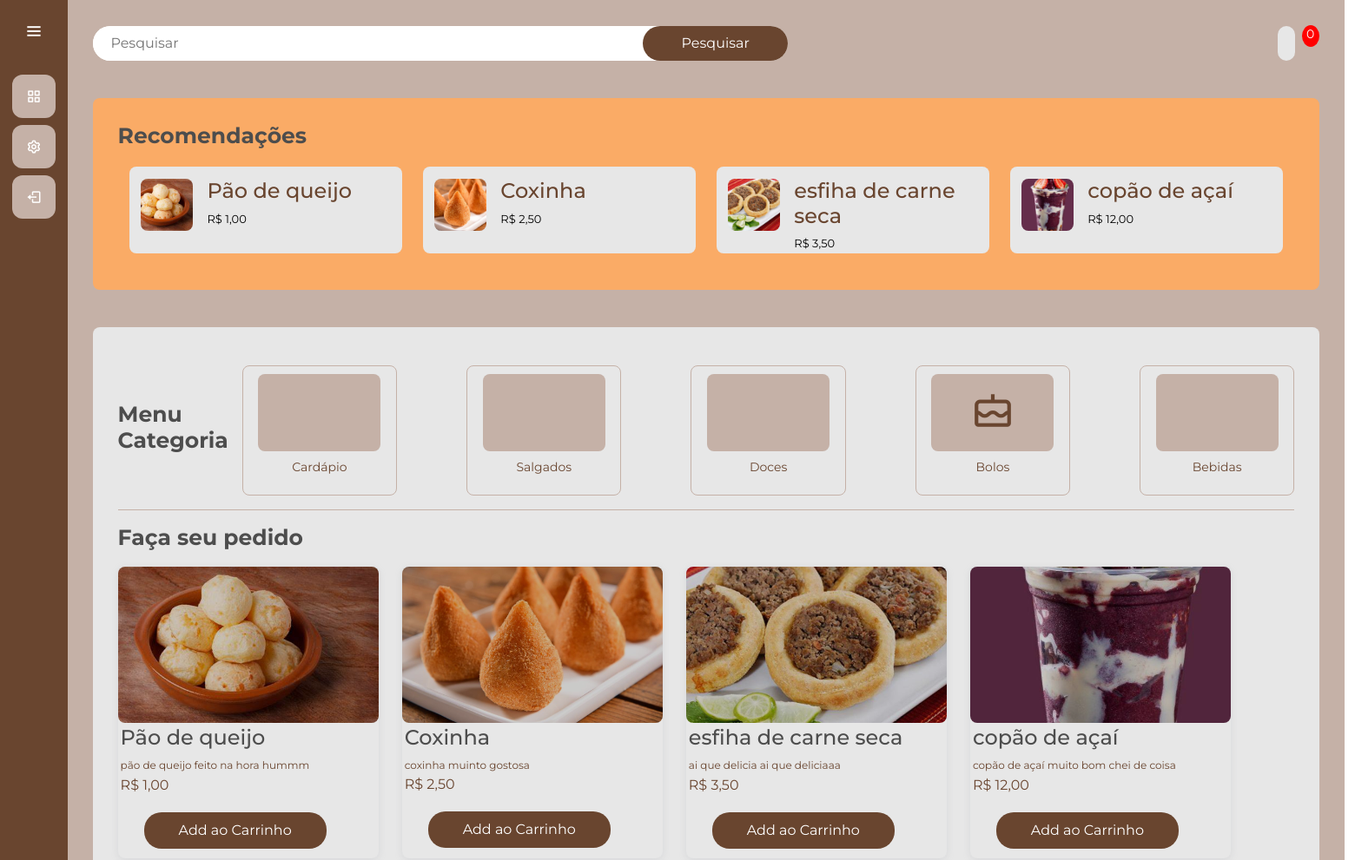
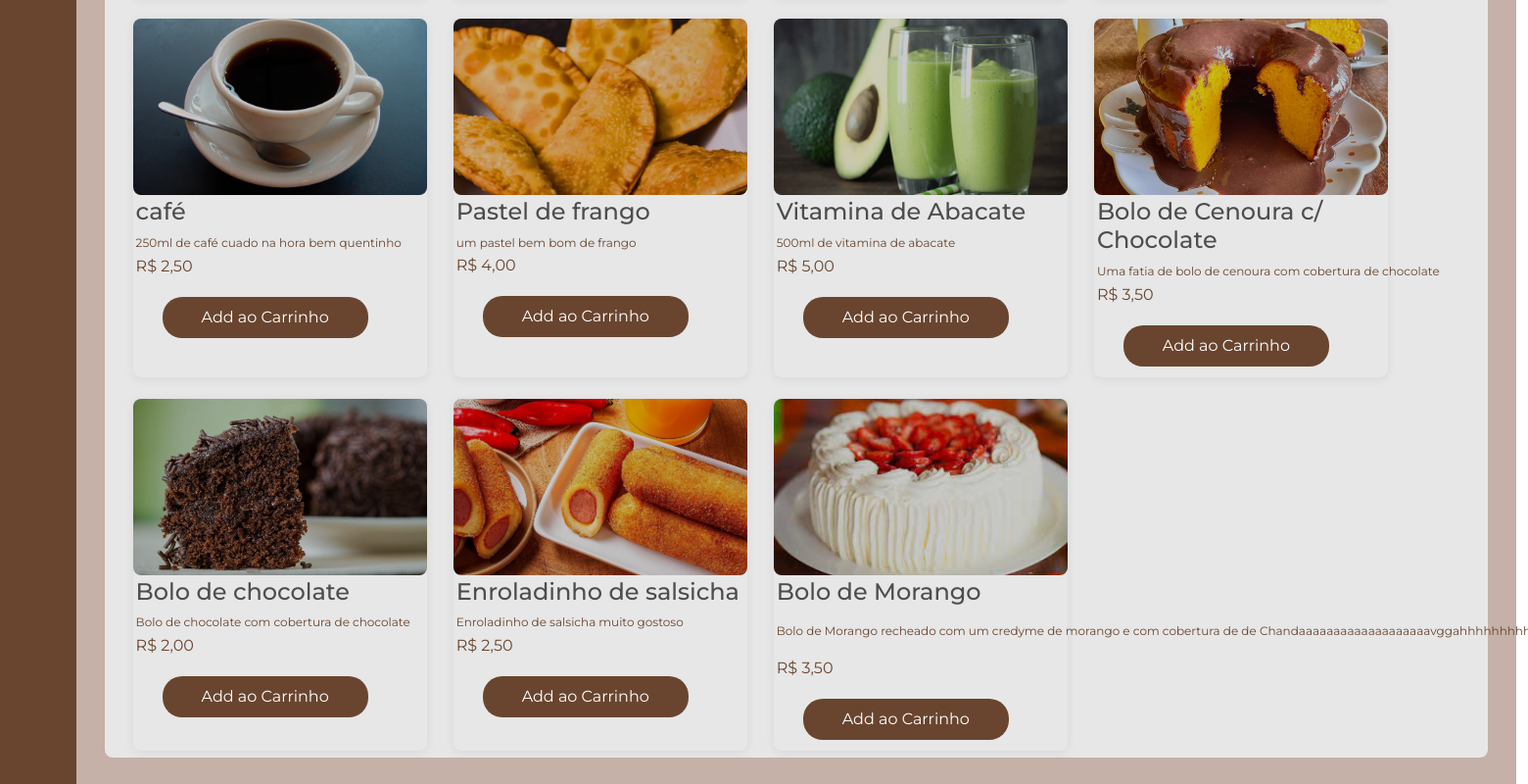
The app's page /usuarios/ (signed in) with its own data (2 pictures, top to bottom).
### gerenciamento/models.py (models this page shows, shortened)
class Produto(models.Model):
    CATEGORIA_CHOICES = [
        ('doce', 'Doce'),
        ('salgado', 'Salgado'),
        ('bebida', 'Bebida'),
        ('bolo', 'Bolo')
    ]
    id_produto = models.AutoField(primary_key=True)
    nome_produto = models.CharField(max_length=255)
    descricao = models.CharField(max_length=255)
    preco = models.FloatField()
    ingredientes = models.ManyToManyField(Ingrediente, through='ProdutoIngrediente')
    categoria = models.CharField(max_length=15, choices=CATEGORIA_CHOICES, default='salgado')
    imagem = models.ImageField(upload_to='media/', null=True, blank=True)
    @property
    def imageURL(self):
        try:
            url = self.imagem.url
        except:
            url = ''
        return url

### usuarios/views.py (the view)
# urls.py: path('', views.principal, name='usuarios'),
@login_required(login_url='/usuarios/cadastro/')
def principal(request):
    produtos_list = Produto.objects.all()
    if request.user.is_authenticated:
        pedido, criado = Pedido.objects.get_or_create(cliente=request.user, data=datetime.datetime.now() , completo=False)
        itens = pedido.pedidoproduto_set.all()
        carrinho_itens = pedido.get_carrinho_itens
    else:
        itens = []
        carrinho_itens = {'get_carrinho_total': 0, 'get_carrinho_itens': 0}
    ingredientes_produto = {}
    for produto in produtos_list:
        ingredientes_produto[produto.id_produto] = produto.ingredientes.all()
    contexto = {'pedido':pedido ,'produtos': produtos_list, 'itens': itens, 'carrinho_itens': carrinho_itens, 'ingredientes_produto': ingredientes_produto}
    return render(request, 'principal.html', contexto)

### gerenciamento/models.py (called while the page is built)
    @property
    def get_carrinho_itens(self):
        pedido_produtos = self.pedidoproduto_set.all()
        total = sum([item.quantidade_comprada for item in pedido_produtos])
        return total

### usuarios/models.py (called while the page is built)
    def __str__(self) -> str:
        return self.username

### usuarios/templates/principal.html (shortened to what this page needs)
{% extends "cliente.html" %}
{% load static %}
{% block 'head' %}
    <link rel="stylesheet" href="{% static 'usuarios/css/telaprincipal.css' %}">
    <link rel="stylesheet" href="{% static 'gerenciamento/css/gerenciamento.css' %}">
    <link href='https://unpkg.com/boxicons@2.1.4/css/boxicons.min.css' rel='stylesheet'>
{% endblock %}
{% block 'dashboard' %}
<body>
    <div class="main">
        <div class="main-navbar">
            <div class="search">
                <form id="pesquisa-produto" method="GET" action="{% url 'pesquisar_produto' %}">
                    <input type="text" placeholder="Pesquisar" name="Pesquisar" value="{{termo_pesquisa}}">
                    <button class="search-btn">Pesquisar</button>
                </form>
            </div>
            <div class="profile">
                <a class="cart" href="{% url 'carrinho' %}"></a>
                <p id="cart-total">{{carrinho_itens|floatformat:0}}</p>
            </div>
        </div>
        <div class="main-highlight">
            <div class="main-header">
                <h2 class="main-title">Recomendações</h2>
            </div>
            <div class="highlight-wrapper">
                {% for produto in produtos|slice:":4" %}
                    <div class="highlight-card">
                        <img class="highlight-img" src="{{ produto.imagem.url }}" alt="{{ produto.nome_produto }}">
                        <div class="highlight-desc">
                            <h4>{{ produto.nome_produto }}</h4>
                            <p>R$ {{ produto.preco|floatformat:2 }}</p>
                        </div>
                    </div>
                {% endfor %}
            </div>
        </div>
        <div class="main-menus">
            <div class="main-filter">
                <div>
                    <h2 class="main-title">Menu<br>Categoria</h2>
                </div>
                <div class="filter-wrapper">
                    <div class="filter-card category-filter" data-category="cardapio">
                        <div class="filter-icon">
                        </div>
                        <p>Cardápio</p>
                    </div>
                    <div class="filter-card category-filter" data-category="salgado">
                        <div class="filter-icon">
                        </div>
                        <p>Salgados</p>
                    </div>
                    <div class="filter-card category-filter" data-category="doce">
                        <div class="filter-icon">
                        </div>
                        <p>Doces</p>
                    </div>
                    <div class="filter-card category-filter" data-category="bolo">
                        <div class="filter-icon">
                            <i class='bx bx-cake'></i>
                        </div>
                        <p>Bolos</p>
                    </div>
                    <div class="filter-card category-filter" data-category="bebida">
                        <div class="filter-icon">
                        </div>
                        <p>Bebidas</p>
                    </div>
                </div>
            </div>
            <hr class="divider">
            <div class="main-detail">
                <h2 class="main-title">Faça seu pedido</h2>
                <div class="detail-wrapper">
                    {% for produto in produtos %}
                    <div class="detail-card produto-card {{ produto.categoria }}">
                        <a class="detail-icon" href="{% url 'produto' produto.id_produto %}">
                            <img class="detail-img" src="{{ produto.imageURL }}" alt="{{ produto.nome_produto }}">
                        </a>
                        <div class="detail-desc">
                            <div class="detail-name">
                                <h4>{{produto.nome_produto}}</h4>
                                <p class="detail-sub">{{produto.descricao}}</p>
                                <p class="price">R$ {{produto.preco|floatformat:2}}</p>
                            </div>
                        </div>
                        <div class="row">
                            <button type="button" data-produto="{{produto.id_produto}}" data-action="add" class="btn botao-add-carrinho add-btn update-cart">Add ao Carrinho</button>
                        </div>
                    </div>
                    {% endfor %}
                </div>
            </div>
        </div>
    </div>
</body>
{% endblock %}

### templates/static/general/css/base.css (style rules this page uses)
* { margin: 0; padding: 0; box-sizing: border-box; font-family: "Montserrat" , sans-serif; }
body { background-color: hsl(0, 0%, 98%); }
h1,h2,h3,h4,h5,h6 { color:hsl(0, 0%, 30%); }
#cart-total { display: block; text-align: center; color:#fff; background-color: red; width: 20px; height: 25px; border-radius: 50%; font-size: 14px; }
.btn { border-radius: 0; }

### templates/static/general/css/general.css (style rules this page uses)
:root { --main-color: #c5b1a7; --dark-color: #69452F; --light-color: #E7E7E7; --contrast-color: #faab66; --differential-color: #4b280b; --red-color: #9E7047; }

### templates/static/gerenciamento/css/gerenciamento.css (style rules this page uses)
:root { --main-color: #c5b1a7; --dark-color: #69452F; --light-color: #E7E7E7; --contrast-color: #faab66; --differential-color: #4b280b; --red-color: #9E7047; }
.main-title { font-size: 25px; font-weight: 700; align-self: center; }
.row { display: flex; font-weight: 600; padding: 0px 20px 0px 20px; }
.botao-add-carrinho { background-color: var(--dark-color); color: white; border: none; border-radius: 20px; width: 210px; cursor: pointer; padding: 9px; align-self: center; margin: 0px 5px 5px 25px; }

### records on screen
Produto: imagem (picture), nome_produto "Pão de queijo", preco "1,00", imageURL (picture), descricao "pão de queijo feito na hora hummm"
Produto: imagem (picture), nome_produto "Coxinha", preco "2,50", imageURL (picture), descricao "coxinha muinto gostosa"
Produto: imagem (picture), nome_produto "esfiha de carne seca", preco "3,50", imageURL (picture), descricao "ai que delicia ai que deliciaaa"
Produto: imagem (picture), nome_produto "copão de açaí", preco "12,00", imageURL (picture), descricao "copão de açaí muito bom chei de coisa"
Produto: imageURL (picture), nome_produto "café", descricao "250ml de café cuado na hora bem quentinho", preco "2,50"
Produto: imageURL (picture), nome_produto "Pastel de frango", descricao "um pastel bem bom de frango", preco "4,00"
Produto: imageURL (picture), nome_produto "Vitamina de Abacate", descricao "500ml de vitamina de abacate", preco "5,00"
Produto: imageURL (picture), nome_produto "Bolo de Cenoura c/ Chocolate", descricao "Uma fatia de bolo de cenoura com cobertura de chocolate", preco "3,50"
Produto: imageURL (picture), nome_produto "Bolo de chocolate", descricao "Bolo de chocolate com cobertura de chocolate", preco "2,00"
Produto: imageURL (picture), nome_produto "Enroladinho de salsicha", descricao "Enroladinho de salsicha muito gostoso", preco "2,50"
Produto: imageURL (picture), nome_produto "Bolo de Morango", descricao "Bolo de Morango recheado com um credyme de morango e com cobertura de de…", preco "3,50"

### other values on screen
{{ carrinho_itens|floatformat:0 }} "0"
